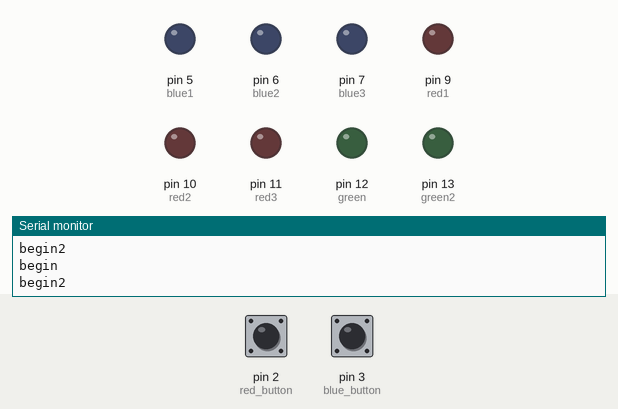
A sketch run on a simulated Arduino Uno, built with avr-gcc and run on an emulated ATmega328P. On the bench: output pins drawn as LEDs (lit = HIGH), the last lines printed to the serial monitor. The inputs (shaded band) are chosen by the test bench; at power-on: pin 2 (red_button) LOW, pin 3 (blue_button) LOW.

Above: at 1.2 s.
1.3 s: pin 2 (red_button) pulled HIGH for 1 s
At 1.61 s:
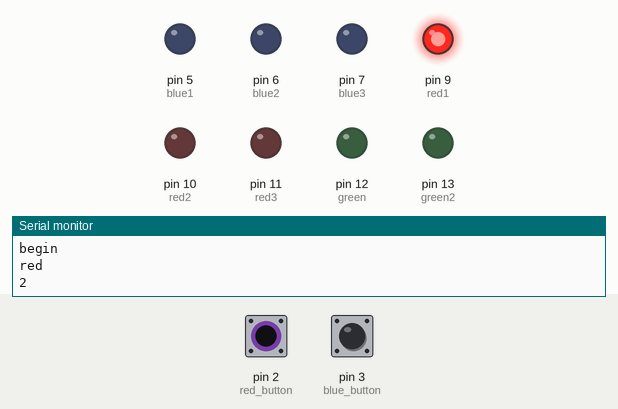
At 2.4 s:
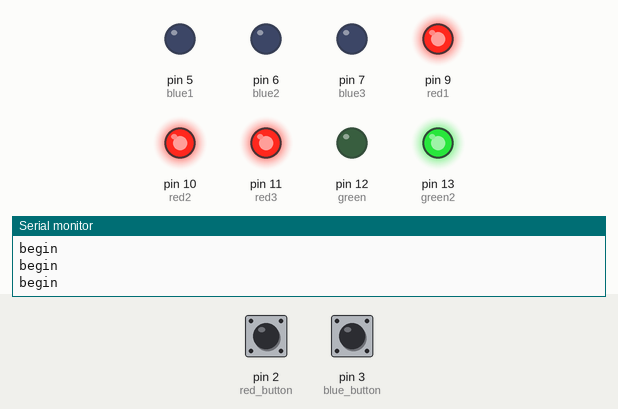
3.8 s: pin 3 (blue_button) pulled HIGH for 1 s
At 5.3 s:
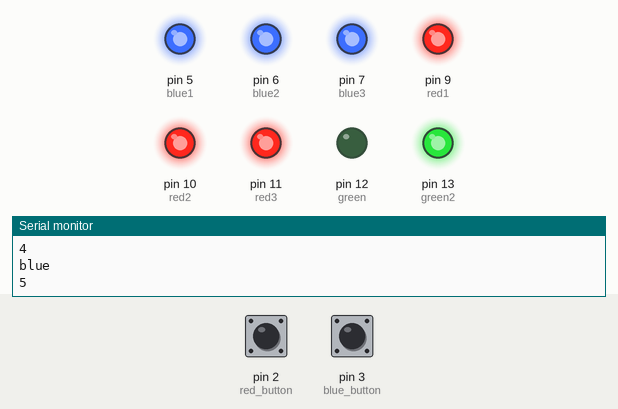
Timing chart, 0 to 6.8 s (numbered marks = the images above; inputs shaded):
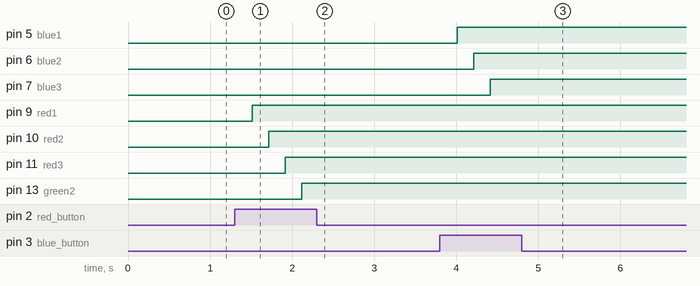

The sketch:

Project1.ino
```cpp
int blue1 = 5;
int blue2 = 6;
int blue3 = 7;
int red1 = 9;
int red2 = 10;
int red3 = 11;
int green = 12;
int green2 = 13;

int countB = 0;
int countR = 0;
bool win = false;

void setup() {
  Serial.begin (9600);
  pinMode(3,INPUT); //blue button
  pinMode(2,INPUT); //red button
  pinMode(blue1,OUTPUT);
  pinMode(blue2,OUTPUT);
  pinMode(blue3,OUTPUT);
  pinMode(red1,OUTPUT);
  pinMode(red2,OUTPUT);
  pinMode(red3,OUTPUT);
  pinMode(green,OUTPUT);
  pinMode(green2,OUTPUT);
}

void loop() {
 int bluebutton = digitalRead(3);
 int redbutton = digitalRead(2);

  if(bluebutton == HIGH){
    Serial.println("blue");
    countB++;
    Serial.println(countB);
    delay(200);
  }
   if(redbutton == HIGH){
    Serial.println("red");
    countR++;
    Serial.println(countR);
    delay(200);
  }
//_________________________
  if(countB ==1){
    //on b1, off others
    digitalWrite(blue1,HIGH);
    digitalWrite(blue2,LOW);
    digitalWrite(blue3,LOW);
  }
  else if(countB ==2){
    // on 1 and 2, off other
    digitalWrite(blue1,HIGH);
    digitalWrite(blue2,HIGH);
    digitalWrite(blue3,LOW);
  }
  else if (countB >= 3){
    //on all blue
    digitalWrite(blue1,HIGH);
    digitalWrite(blue2,HIGH);
    digitalWrite(blue3,HIGH);
  }
  else{
    //error or just started
    Serial.println("begin");
  }
//________________________________
  if(countR ==1){
    //on r1, off others
    digitalWrite(red1,HIGH);
    digitalWrite(red2,LOW);
    digitalWrite(red3,LOW);
  }
  else if(countR ==2){
    // on 1 and 2, off other
    digitalWrite(red1,HIGH);
    digitalWrite(red2,HIGH);
    digitalWrite(red3,LOW);
  }
  else if (countR >= 3){
    //on all red
    digitalWrite(red1,HIGH);
    digitalWrite(red2,HIGH);
    digitalWrite(red3,HIGH);
  }
  else{
    //error
    Serial.println("begin2");
  }

  if(countB >= 4 && win==false){
     digitalWrite(green,HIGH);
     win = true;
  }

  if(countR >= 4 && win==false){
    digitalWrite(green2, HIGH);
    win = true;


  }


}
```

Measured:
- after the input at 1.3 s, pin 9 (red1): LOW → HIGH after 0.21 s; pin 10 (red2): LOW → HIGH after 0.41 s; pin 11 (red3): LOW → HIGH after 0.61 s; pin 13 (green2): LOW → HIGH after 0.81 s
- after the input at 3.8 s, pin 5 (blue1): LOW → HIGH after 0.21 s; pin 6 (blue2): LOW → HIGH after 0.41 s; pin 7 (blue3): LOW → HIGH after 0.61 s
